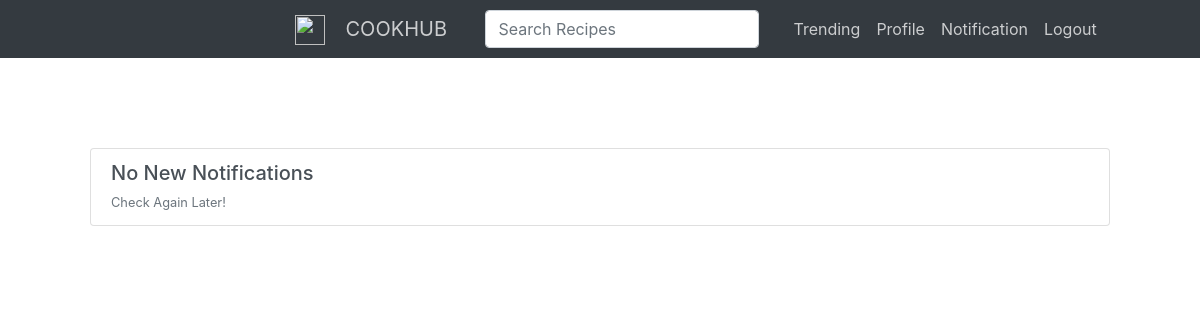
Before: /notification (signed in) with the older database file.
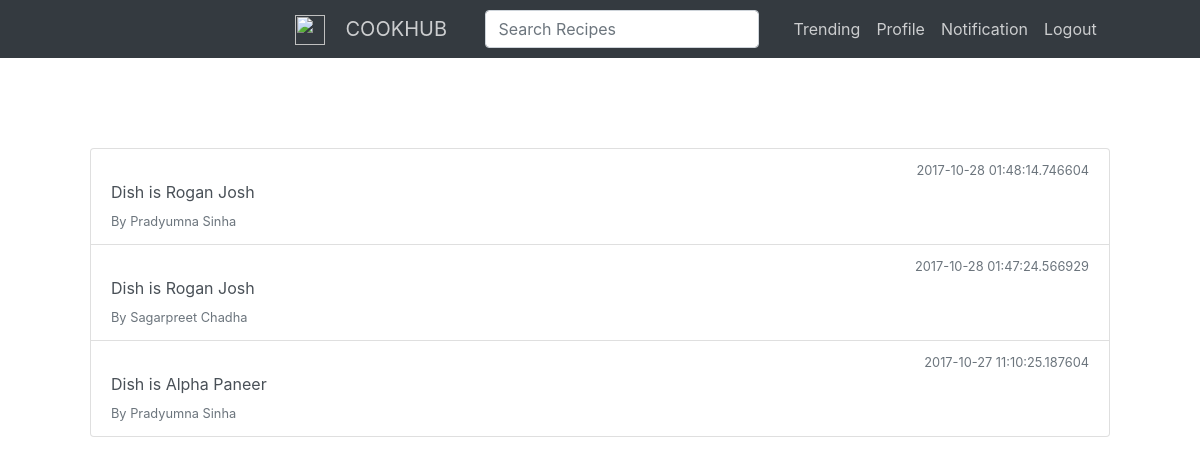
After: the same page with the newer database file.
### dbrun.py (models this page shows)
class Notification(db.Model):
	id = db.Column(db.Integer, primary_key=True , autoincrement = True)
	ntype = db.Column(db.String(20) , nullable = False)
	cookid = db.Column(db.Integer , db.ForeignKey('cooks.id'), nullable=False)
	timestamp = db.Column(db.DateTime, default=datetime.datetime.utcnow)
	sender = db.Column(db.Integer , db.ForeignKey('person.id'), nullable = False)

class Cooks(db.Model):
	id = db.Column(db.Integer , primary_key = True, autoincrement=True)
	name = db.Column(db.String(30),nullable=False)
	preptime = db.Column(db.Integer,nullable=False)
	ctype = db.Column(db.String(30),nullable=False)
	cost = db.Column(db.Integer,nullable=False)
	region = db.Column(db.String(30),nullable=False)
	public = db.Column(db.String(1),nullable=False)
	image = db.Column(db.String(300))
	description = db.Column(db.String(200) , default='None Provided.')
	star = db.Column(db.Integer, default=0)
	stages = db.relationship('Stages',backref='cook',lazy=True)
	personid = db.Column(db.Integer,db.ForeignKey('person.id'),nullable=False)

class Person(db.Model):
	id = db.Column(db.Integer , primary_key = True )
	email = db.Column(db.String(80), unique=True)
	password = db.Column(db.String(30),nullable=False)
	name = db.Column(db.String(30),nullable=False)
	location = db.Column(db.String(30),nullable=False)
	recruitment = db.Column(db.String(1),nullable=False)
	age = db.Column(db.Integer,nullable=False)
	gender = db.Column(db.String(1),nullable=False)
	expertise = db.Column(db.String(15),nullable=False)
	image = db.Column(db.String(300))
	mycooks = db.relationship('Cooks', backref='person', lazy=True)

### main.py (the view)
@app.route('/notification')
@login_required
def notification():
	i = g.user
	txt = 'select * from notification where cookid in (select id from cooks where personid = '+str(i)+') order by timestamp desc'
	mynotifs = db.engine.execute(txt)
	notif = []
	for n in mynotifs :
		print n.ntype , n.timestamp , n.sender , n.cookid,
		cook = Cooks.query.filter_by(id=n.cookid).first()
		print cook.name,
		send_er = Person.query.filter_by(id=n.sender).first()
		print send_er.name
		nntype = n.ntype
		ntimestamp = n.timestamp
		nsendername = send_er.name
		nsenderid = n.sender
		ncook = cook.name
		n = Notify(nntype,ntimestamp,nsenderid,n.cookid,ncook,nsendername)
		notif.append(n)
	return render_template('after_login/notification.html',notif = notif , l = len(notif))

### main.py (called while the page is built)
def login_required(f):
    @wraps(f)
    def decorated_function(*args, **kwargs):
        if g.user is None:
        	flash('Login Required!')
        	return redirect(url_for('home'))
        return f(*args, **kwargs)
    return decorated_function

@app.before_request
def before_request():
	g.user = None
	if 'user' in session :
		g.user = session['user']

@app.after_request
def add_header(response):
	response.headers['Cache-Control'] = 'no-cache, no-store, must-revalidate'
	response.headers['Pragma'] = 'no-cache'
	response.headers['X-UA-Compatible'] = 'IE=Edge,chrome=1'
	if ('Cache-Control' not in response.headers):
		response.headers['Cache-Control'] = 'public, max-age=600'
	return response

### templates/after_login/notification.html (shortened to what this page needs)
{% extends "after_login/layout.html" %}
{% block body %}
<div class="list-group" style="padding:90px">
{% if l == 0 %}
  <a href="#" class="list-group-item list-group-item-action flex-column align-items-start">
    <div class="d-flex w-100 justify-content-between">
      <h5 class="mb-1">No New Notifications</h5>
    </div>
    <small class="text-muted" style="align:center;">Check Again Later!</small>
  </a>
{% endif %}
{% for n in notif %}
  <a href="#" class="list-group-item list-group-item-action flex-column align-items-start">
    <div class="d-flex w-100 justify-content-between">
      <small class="text-muted">{{ n.timestamp }}</small>
    </div>
    <p class="mb-1">Dish is {{ n.cookname }} </p>
    <small class="text-muted">By {{ n.sendername }} </small>
  </a>
{% endfor %}
</div>
{% endblock %}

Changed rows visible on the page:
added Notification: timestamp "2017-10-28 01:48:14.746604"
added Cooks: cookname "Rogan Josh" "Rogan Josh"
now on this page (row edited): Person: sendername "Pradyumna Sinha" "Pradyumna Sinha"
added Notification: timestamp "2017-10-28 01:47:24.566929"
now on this page (row edited): Person: sendername "Sagarpreet Chadha"
now on this page (row edited): Notification: timestamp "2017-10-27 11:10:25.187604"
now on this page (row edited): Cooks: cookname "Alpha Paneer"
Other visible differences:
new list line: "Dish is By"
text no longer shown: "No New Notifications Check Again Later!"
